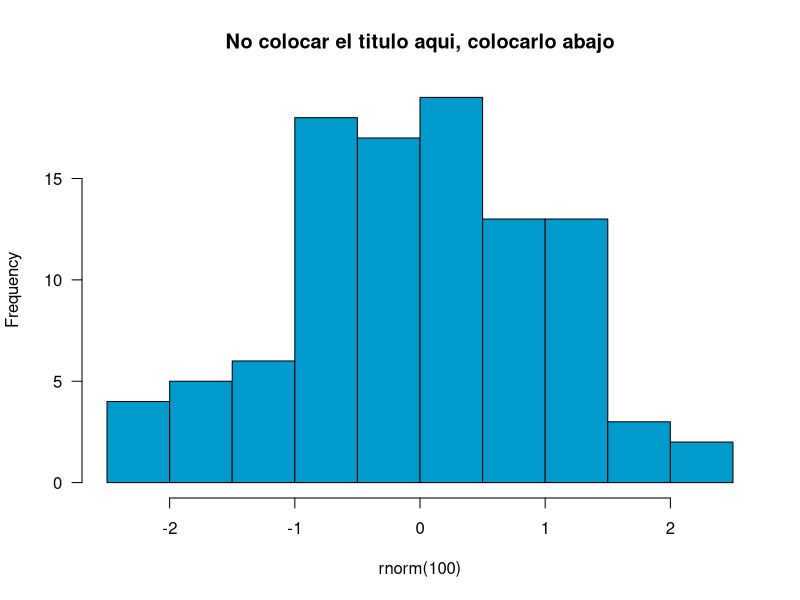

Recreate this plot in R. (Note: this script raises an error after producing the figure.)
## ---- chunk 1
x <- rnorm(n=100, mean=70, sd=5)
mean(x)
## ---- chunk 2
hist(rnorm(100), main='No colocar el titulo aqui, colocarlo abajo',
     col='deepskyblue3', las=1)
## ---- chunk 3
knitr::include_graphics("byhand.png")
